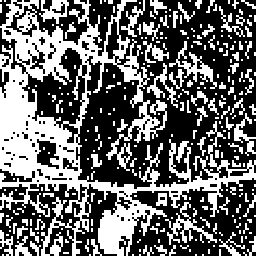
#> input picture Image segmentation/images/city2.bmp, 256 x 256 px, found by its file name
$ python Segmentation_image_indep.py
#> lines starting #> are read from the running program, lines starting #| are printed output that depends on the picture; after the words box and inside, x2 and y2 are one past the last pixel; in counts of white or black regions, pixels touching at a corner belong together; long printed decimals are rounded
#> `image = cv.cvtColor(cv.imread(path),cv.COLOR_BGR2GRAY)`: image: shape (256, 256); 40.8% white; 278 white regions (187 under 20 px), largest, box (x1, y1, x2, y2) and area: (0, 0, 256, 256) 18312, (165, 202, 217, 245) 566, (169, 41, 217, 89) 538
### Image segmentation/codes/utils.py
import numpy as np
from math import log2, sqrt
from scipy.stats import norm


def get_line_index(dSize):
    """
    Cette fonction permet d'obtenir l'ordre de parcours des pixels d'une image carrée selon un parcours ligne par ligne
    :param dSize: largeur ou longueur de l'image en pixel (peu importe, la fonction ne fonctionne qu'avec des images carrées)
    :return: une liste de taille 2*dSize*dSize qui correspond aux coordonnées de chaque pixel ordonnée selon le parcours ligne par ligne
    """
    return [a.flatten() for a in np.indices((dSize, dSize))]


def line_transform_img(img):
    """
    Cette fonction prend une image carrée en entrée, et retourne l'image applatie (1 dimension) selon le parcours ligne par ligne
    :param img: une image (donc un numpy array 2 dimensions)
    :return: un numpy array 1 dimension
    """
    assert img.shape[0] == img.shape[1], 'veuillez donner une image carrée en entrée'
    idx = get_line_index(img.shape[0])
    return img[idx[0], idx[1]]


def transform_line_in_img(signal, dSize):
    """
    Cette fonction prend un signal 1D en entrée et une taille, et le transforme en image carrée 2D selon le parcours ligne par ligne
    :param img: un signal 1D
    :param dSize: largeur ou longueur de l'image en pixel (peu importe, la fonction de fonctionne qu'avec des images carrées)
    :return: une image (donc un numpy array 2 dimensions)
    """
    assert dSize == int(sqrt(signal.shape[0])), 'veuillez donner un signal ayant pour dimension dSize^2'
    idx = get_line_index(dSize)
    img = np.zeros((dSize, dSize))
    img[idx[0], idx[1]] = signal
    return img


# [68 lines left out: functions get_peano_index, peano_transform_img, transform_peano_in_img, not called in this run]


def MPM_gm(Y,cl1,cl2,p1,p2,m1,sig1,m2,sig2):
    """
    Cette fonction permet d'appliquer la méthode mpm pour retrouver notre signal d'origine à partir de sa version bruité et des paramètres du model.
    :param Y: tableau des observations bruitées
    :param cl1: Valeur de la classe 1
    :param cl2: Valeur de la classe 2
    :param p1: probabilité d'apparition a priori pour la classe 1
    :param p2: probabilité d'apparition a priori pour la classe 2
    :param m1: La moyenne de la première gaussienne
    :param sig1: L'écart type de la première gaussienne
    :param m2: La moyenne de la deuxième gaussienne
    :param sig2: L'écart type de la deuxième gaussienne
    :return: Un signal discret à 2 classe (numpy array 1D d'int)
    """
    return np.where((p1*norm.pdf(Y, m1, sig1)) > (p2*norm.pdf(Y, m2,sig2)), cl1, cl2)


def calc_param_EM_gm(Y, p1, p2, m1, sig1, m2, sig2):
    """
    Cette fonction permet de calculer les nouveaux paramètres estimé pour une itération de EM
    :param Y: tableau des observations bruitées
    :param p1: probabilité d'apparition a priori pour la classe 1
    :param p2: probabilité d'apparition a priori pour la classe 2
    :param m1: La moyenne de la première gaussienne
    :param sig1: L'écart type de la première gaussienne
    :param m2: La moyenne de la deuxième gaussienne
    :param sig2: L'écart type de la deuxième gaussienne
    :return: tous les paramètres réestimés donc p1, p2, m1, sig1, m2, sig2
    """

    calc_apost1 = p1*norm.pdf(Y, m1, sig1)
    calc_apost2 = p2*norm.pdf(Y, m2, sig2)
    proba_apost1 = calc_apost1 / (calc_apost1 + calc_apost2)
    proba_apost2 = calc_apost2 / (calc_apost1 + calc_apost2)
    p1 = proba_apost1.sum() / Y.shape[0]
    p2 = proba_apost2.sum() / Y.shape[0]
    m1 = (proba_apost1 * Y).sum() / proba_apost1.sum()
    sig1 = np.sqrt((proba_apost1 * ((Y - m1) ** 2)).sum() / proba_apost1.sum())
    m2 = (proba_apost2 * Y).sum() / proba_apost2.sum()
    sig2 = np.sqrt((proba_apost2 * ((Y - m2) ** 2)).sum() / proba_apost2.sum())
    return p1, p2, m1, sig1, m2, sig2


def estim_param_EM_gm(iter, Y, p1, p2, m1, sig1, m2, sig2):
    """
    Cette fonction est l'implémentation de l'algorithme EM pour le modèle en question
    :param iter: Nombre d'itération choisie
    :param Y: tableau des observations bruitées
    :param p1: valeur d'initialisation de la probabilité d'apparition a priori pour la classe 1
    :param p2: valeur d'initialisation de la probabilité d'apparition a priori pour la classe 2
    :param m1: la valeur d'initialisation de la moyenne de la première gaussienne
    :param sig1: la valeur d'initialisation de l'écart type de la première gaussienne
    :param m2: la valeur d'initialisation de la moyenne de la deuxième gaussienne
    :param sig2: la valeur d'initialisation de l'écart type de la deuxième gaussienne
    :return: Tous les paramètres réestimés à la fin de l'algorithme EM donc p1, p2, m1, sig1, m2, sig2
    """
    p1_est = p1
    p2_est = p2
    m1_est = m1
    sig1_est = sig1
    m2_est = m2
    sig2_est = sig2
    for i in range(iter):
        p1_est, p2_est, m1_est, sig1_est, m2_est, sig2_est = calc_param_EM_gm(Y, p1_est, p2_est, m1_est, sig1_est, m2_est,
                                                                     sig2_est)
        print({'p1': p1_est,'p2': p2_est, 'm1': m1_est, 'sig1': sig1_est, 'm2': m2_est, 'sig2': sig2_est})
    return p1_est, p2_est, m1_est, sig1_est, m2_est, sig2_est


def bruit_gauss2(X,cl1,cl2,m1,sig1,m2,sig2):
#> called with X = array of shape (65536,), cl1 = 0, cl2 = 1, m1 = 0, sig1 = 1, m2 = 1, sig2 = 1
    n = len(X)
#> n = 65536
    bruit = np.random.normal(m1,sig1,n)
    bruit2 = np.random.normal(m2,sig2,n)
    X_cp=np.copy(X)
    for i in range(n):
        if (X[i] == cl1):
            X_cp[i] = bruit[i]
        elif (X[i] == cl2):
            X_cp[i] = bruit2[i]
    return X_cp

def taux_erreur(A,B):
    """
    :param A: un signal
    :param B: un autre signal
    :return: Pourcentage de composantes différentes entre A et B
    """
    erreur = 0
    n = len(A)
    for i in range(n):
        if (A[i] != B[i]):
            erreur += 1
    return erreur / n

def calc_probaprio2(X,cl1,cl2):
    """
    :param X: un signal
    :param cl1: classe 1 pour ω1
    :param cl2: classe 2 pour ω2
    :return: loi du processus X a priori à partir du signal d'origine X
    """
#> called with X = array of shape (65536,), cl1 = 0, cl2 = 1
    n = len(X)
#> n = 65536
    proba_cl1 = np.sum((X==cl1))/n
#> proba_cl1 = 0.499
    proba_cl2 = np.sum((X == cl2))/n
#> proba_cl2 = 0.501
    return np.array([proba_cl1,proba_cl2])


# [94 lines left out: functions gauss2, forward2, backward2, calc_probatrans2, MPM_chaines2, estim_param_EM_mc, not called in this run]

### Image segmentation/codes/Segmentation_image_indep.py
import sys
sys.path.insert(0, '.')

import numpy as np
import cv2 as cv
import utils
from sklearn.cluster import KMeans


path = "C:\\Users\\Thomas\\Desktop\\MA202\\TP_Image_Segmentation-main\\TP_Image_Segmentation-main\\images\\city2.bmp"
cl1 = 0
cl2 = 1
m1 = 0
sig1 = 1
m2 = 1
sig2 = 1


image = cv.cvtColor(cv.imread(path),cv.COLOR_BGR2GRAY)
image = image/255

img_1d = utils.line_transform_img(image)
Y = utils.bruit_gauss2(img_1d,cl1,cl2,m1,sig1,m2,sig2)

kmeans_clusters = 2
kmeans = KMeans(n_clusters=kmeans_clusters).fit(Y.reshape(-1,1)) #pour effectuer la segmentation
X_seg = kmeans.labels_ #variable contenant le resultat de la segmentation par le kmeans

a = np.where(kmeans.labels_ == 1)
b = np.where(kmeans.labels_ == 0)


proba_cl1, proba_cl2 = utils.calc_probaprio2(X_seg,cl1,cl2)
#> proba_cl1 = 0.499; proba_cl2 = 0.501
m1 = np.mean(a)
#> m1 = 32536.4
m2 = np.mean(b)
#> m2 = 32999.6
sig1 = np.std(a)
#> sig1 = 19018.4
sig2 = np.std(b)
#> sig2 = 18815


p1_est, p2_est, m1_est, sig1_est, m2_est, sig2_est = utils.estim_param_EM_gm(30, Y, proba_cl1, proba_cl2, m1, sig1, m2, sig2)
#> in estim_param_EM_gm, `p1_est = p1`: p1_est = 0.499
#> in estim_param_EM_gm, `p2_est = p2`: p2_est = 0.501
#> in estim_param_EM_gm, `m1_est = m1`: m1_est = 32536.4
#> in estim_param_EM_gm, `sig1_est = sig1`: sig1_est = 19018.4
#> in estim_param_EM_gm, `m2_est = m2`: m2_est = 32999.6
#> in estim_param_EM_gm, `sig2_est = sig2`: sig2_est = 18815
#> the loop in estim_param_EM_gm, `for i in range(iter):` made 30 passes
#| {'p1': 0.5149, 'p2': 0.4851, 'm1': 0.4079, 'sig1': 1.114, 'm2': 0.4079, 'sig2': 1.114}
#| {'p1': 0.5149, 'p2': 0.4851, 'm1': 0.4079, 'sig1': 1.114, 'm2': 0.4079, 'sig2': 1.114}
#| {'p1': 0.5149, 'p2': 0.4851, 'm1': 0.4079, 'sig1': 1.114, 'm2': 0.4079, 'sig2': 1.114}
#| {'p1': 0.5149, 'p2': 0.4851, 'm1': 0.4079, 'sig1': 1.114, 'm2': 0.4079, 'sig2': 1.114}
#| {'p1': 0.5149, 'p2': 0.4851, 'm1': 0.4079, 'sig1': 1.114, 'm2': 0.4079, 'sig2': 1.114}
#| {'p1': 0.5149, 'p2': 0.4851, 'm1': 0.4079, 'sig1': 1.114, 'm2': 0.4079, 'sig2': 1.114}
#| {'p1': 0.5149, 'p2': 0.4851, 'm1': 0.4079, 'sig1': 1.114, 'm2': 0.4079, 'sig2': 1.114}
#| {'p1': 0.5149, 'p2': 0.4851, 'm1': 0.4079, 'sig1': 1.114, 'm2': 0.4079, 'sig2': 1.114}
#> (further printed lines are left out)
#> p1_est = 0.515; p2_est = 0.485; m1_est = 0.408; sig1_est = 1.11; m2_est = 0.408; sig2_est = 1.11

image_segmentee = utils.MPM_gm(Y,cl1,cl2,p1_est,p2_est,m1_est,sig1_est,m2_est,sig2_est)

print("Le taux d'erreur entre l'image segmentée et l'image réelle est de : ",utils.taux_erreur(img_1d,image_segmentee))
#> in taux_erreur, `n = len(A)`: n = 65536
#> after the loop in taux_erreur, `for i in range(n):`: erreur = 26739
#| Le taux d'erreur entre l'image segmentée et l'image réelle est de :  0.408


img_bruitee = utils.transform_line_in_img(Y,256)
#> in transform_line_in_img, `idx = get_line_index(dSize)`: idx = 2 items
#> in transform_line_in_img, `img[idx[0], idx[1]] = signal`:
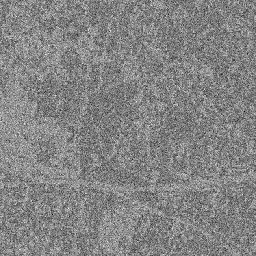
#> img: shape (256, 256) float64; min -4.85, max 5.29, mean 0.408; drawn with min black and max white
image_segmentee2D = utils.transform_line_in_img(image_segmentee,256)
#> in transform_line_in_img (call 2), `img[idx[0], idx[1]] = signal`: img: shape (256, 256) float64; every value is 0

cv.imshow("Image réelle", image)
cv.imshow("Image bruitée", img_bruitee)
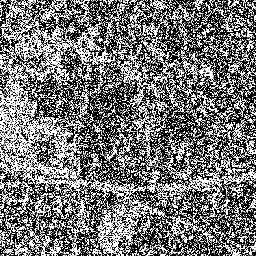
#> window 'Image bruitée': shape (256, 256); min 0, max 255, mean 118.7
cv.imshow("Image segmentée", image_segmentee2D)
cv.waitKey(10000)

$ run again, with Image segmentation/images/beee2.bmp copied over Image segmentation/images/city2.bmp
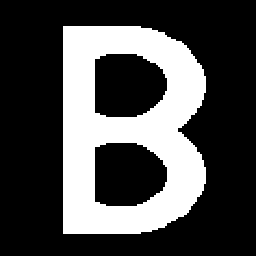
#> input picture Image segmentation/images/beee2.bmp, 256 x 256 px, found by its file name
#> in bruit_gauss2, `n = len(X)`: n = 65536
#> in calc_probaprio2, `proba_cl1 = np.sum((X==cl1))/n`: proba_cl1 = 0.479
#> in calc_probaprio2, `proba_cl2 = np.sum((X == cl2))/n`: proba_cl2 = 0.521
#> `proba_cl1, proba_cl2 = utils.calc_probaprio2(X_seg,cl1,cl2)`: proba_cl1 = 0.479; proba_cl2 = 0.521
#> `m1 = np.mean(a)`: m1 = 32633.1
#> `m2 = np.mean(b)`: m2 = 32914
#> `sig1 = np.std(a)`: sig1 = 19599.7
#> `sig2 = np.std(b)`: sig2 = 18146.4
#> in estim_param_EM_gm, `p1_est = p1`: p1_est = 0.479
#> in estim_param_EM_gm, `p2_est = p2`: p2_est = 0.521
#> in estim_param_EM_gm, `m1_est = m1`: m1_est = 32633.1
#> in estim_param_EM_gm, `sig1_est = sig1`: sig1_est = 19599.7
#> in estim_param_EM_gm, `m2_est = m2`: m2_est = 32914
#> in estim_param_EM_gm, `sig2_est = sig2`: sig2_est = 18146.4
#> the loop in estim_param_EM_gm, `for i in range(iter):` made 30 passes
#| {'p1': 0.524, 'p2': 0.476, 'm1': 0.2929, 'sig1': 1.098, 'm2': 0.293, 'sig2': 1.098}
#| {'p1': 0.524, 'p2': 0.476, 'm1': 0.2929, 'sig1': 1.098, 'm2': 0.293, 'sig2': 1.098}
#| {'p1': 0.524, 'p2': 0.476, 'm1': 0.2929, 'sig1': 1.098, 'm2': 0.293, 'sig2': 1.098}
#| {'p1': 0.524, 'p2': 0.476, 'm1': 0.2929, 'sig1': 1.098, 'm2': 0.293, 'sig2': 1.098}
#| {'p1': 0.524, 'p2': 0.476, 'm1': 0.2929, 'sig1': 1.098, 'm2': 0.293, 'sig2': 1.098}
#> (further printed lines are left out)
#> `p1_est, p2_est, m1_est, sig1_est, m2_est, sig2_est = utils.estim_param..`: p1_est = 0.524; p2_est = 0.476; m1_est = 0.293; sig1_est = 1.1; m2_est = 0.293; sig2_est = 1.1
#> in taux_erreur, `n = len(A)`: n = 65536
#> after the loop in taux_erreur, `for i in range(n):`: erreur = 19070
#| Le taux d'erreur entre l'image segmentée et l'image réelle est de :  0.291
#> idx = 2 items
#> in transform_line_in_img, `img[idx[0], idx[1]] = signal`:
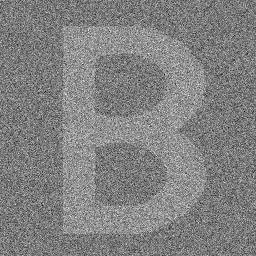
#> img: shape (256, 256) float64; min -4.85, max 5.29, mean 0.293; drawn with min black and max white
#> img: shape (256, 256) float64; every value is 0
#> `cv.imshow("Image bruitée", img_bruitee)`:
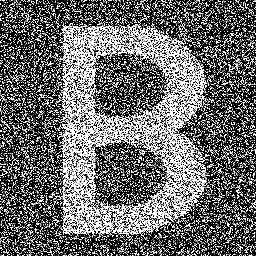
#> window 'Image bruitée': shape (256, 256); min 0, max 255, mean 107.7

$ run again, with Image segmentation/images/cible2.bmp copied over Image segmentation/images/city2.bmp
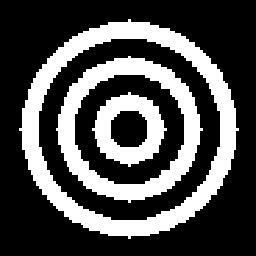
#> input picture Image segmentation/images/cible2.bmp, 256 x 256 px, found by its file name
#> in bruit_gauss2, `n = len(X)`: n = 65536
#> in calc_probaprio2, `proba_cl1 = np.sum((X==cl1))/n`: proba_cl1 = 0.488
#> in calc_probaprio2, `proba_cl2 = np.sum((X == cl2))/n`: proba_cl2 = 0.512
#> `proba_cl1, proba_cl2 = utils.calc_probaprio2(X_seg,cl1,cl2)`: proba_cl1 = 0.488; proba_cl2 = 0.512
#> `m1 = np.mean(a)`: m1 = 32646.8
#> `m2 = np.mean(b)`: m2 = 32894.1
#> `sig1 = np.std(a)`: sig1 = 19812.3
#> `sig2 = np.std(b)`: sig2 = 17932.6
#> in estim_param_EM_gm, `p1_est = p1`: p1_est = 0.488
#> in estim_param_EM_gm, `p2_est = p2`: p2_est = 0.512
#> in estim_param_EM_gm, `m1_est = m1`: m1_est = 32646.8
#> in estim_param_EM_gm, `sig1_est = sig1`: sig1_est = 19812.3
#> in estim_param_EM_gm, `m2_est = m2`: m2_est = 32894.1
#> in estim_param_EM_gm, `sig2_est = sig2`: sig2_est = 17932.6
#> the loop in estim_param_EM_gm, `for i in range(iter):` made 30 passes
#| {'p1': 0.5442, 'p2': 0.4558, 'm1': 0.3069, 'sig1': 1.100, 'm2': 0.3069, 'sig2': 1.100}
#| {'p1': 0.5442, 'p2': 0.4558, 'm1': 0.3069, 'sig1': 1.100, 'm2': 0.3069, 'sig2': 1.100}
#| {'p1': 0.5442, 'p2': 0.4558, 'm1': 0.3069, 'sig1': 1.100, 'm2': 0.3069, 'sig2': 1.100}
#| {'p1': 0.5442, 'p2': 0.4558, 'm1': 0.3069, 'sig1': 1.100, 'm2': 0.3069, 'sig2': 1.100}
#| {'p1': 0.5442, 'p2': 0.4558, 'm1': 0.3069, 'sig1': 1.100, 'm2': 0.3069, 'sig2': 1.100}
#> (further printed lines are left out)
#> `p1_est, p2_est, m1_est, sig1_est, m2_est, sig2_est = utils.estim_param..`: p1_est = 0.544; p2_est = 0.456; m1_est = 0.307; sig1_est = 1.1; m2_est = 0.307; sig2_est = 1.1
#> in taux_erreur, `n = len(A)`: n = 65536
#> after the loop in taux_erreur, `for i in range(n):`: erreur = 19996
#| Le taux d'erreur entre l'image segmentée et l'image réelle est de :  0.3051
#> idx = 2 items
#> in transform_line_in_img, `img[idx[0], idx[1]] = signal`:
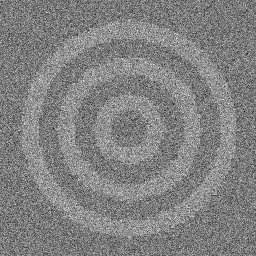
#> img: shape (256, 256) float64; min -4.85, max 5.29, mean 0.307; drawn with min black and max white
#> img: shape (256, 256) float64; every value is 0
#> `cv.imshow("Image bruitée", img_bruitee)`:
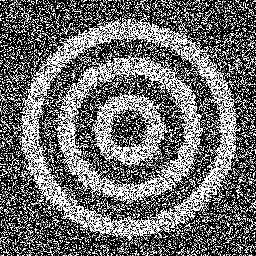
#> window 'Image bruitée': shape (256, 256); min 0, max 255, mean 109.1
